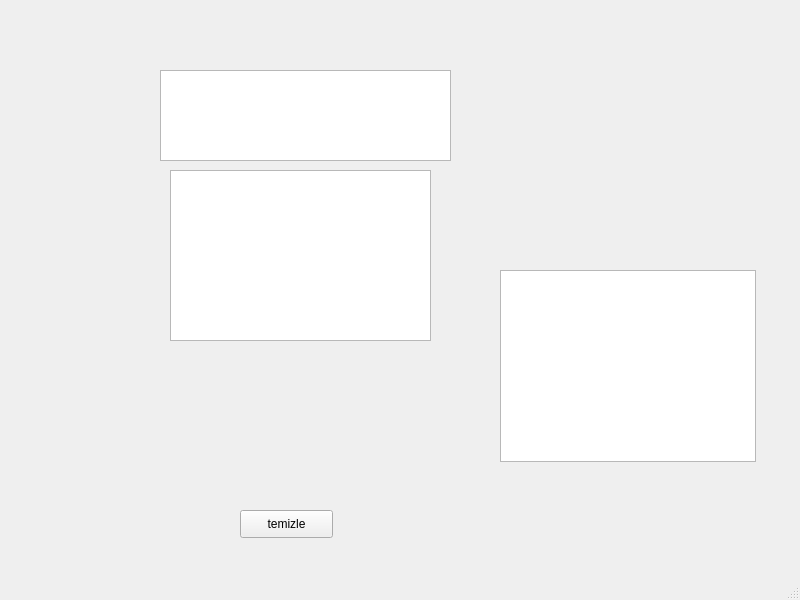
<?xml version="1.0" encoding="UTF-8"?>
<ui version="4.0">
 <class>MainWindow</class>
 <widget class="QMainWindow" name="MainWindow">
  <property name="geometry">
   <rect>
    <x>0</x>
    <y>0</y>
    <width>800</width>
    <height>600</height>
   </rect>
  </property>
  <property name="windowTitle">
   <string>MainWindow</string>
  </property>
  <widget class="QWidget" name="centralwidget">
   <widget class="QPushButton" name="temizle">
    <property name="geometry">
     <rect>
      <x>240</x>
      <y>510</y>
      <width>93</width>
      <height>28</height>
     </rect>
    </property>
    <property name="text">
     <string>temizle</string>
    </property>
   </widget>
   <widget class="QPlainTextEdit" name="plainTextEdit">
    <property name="geometry">
     <rect>
      <x>170</x>
      <y>170</y>
      <width>261</width>
      <height>171</height>
     </rect>
    </property>
   </widget>
   <widget class="QTextEdit" name="textEdit">
    <property name="geometry">
     <rect>
      <x>160</x>
      <y>70</y>
      <width>291</width>
      <height>91</height>
     </rect>
    </property>
   </widget>
   <widget class="QTextBrowser" name="textBrowser">
    <property name="geometry">
     <rect>
      <x>500</x>
      <y>270</y>
      <width>256</width>
      <height>192</height>
     </rect>
    </property>
   </widget>
  </widget>
  <widget class="QMenuBar" name="menubar">
   <property name="geometry">
    <rect>
     <x>0</x>
     <y>0</y>
     <width>800</width>
     <height>26</height>
    </rect>
   </property>
  </widget>
  <widget class="QStatusBar" name="statusbar"/>
 </widget>
 <resources/>
 <connections/>
</ui>
